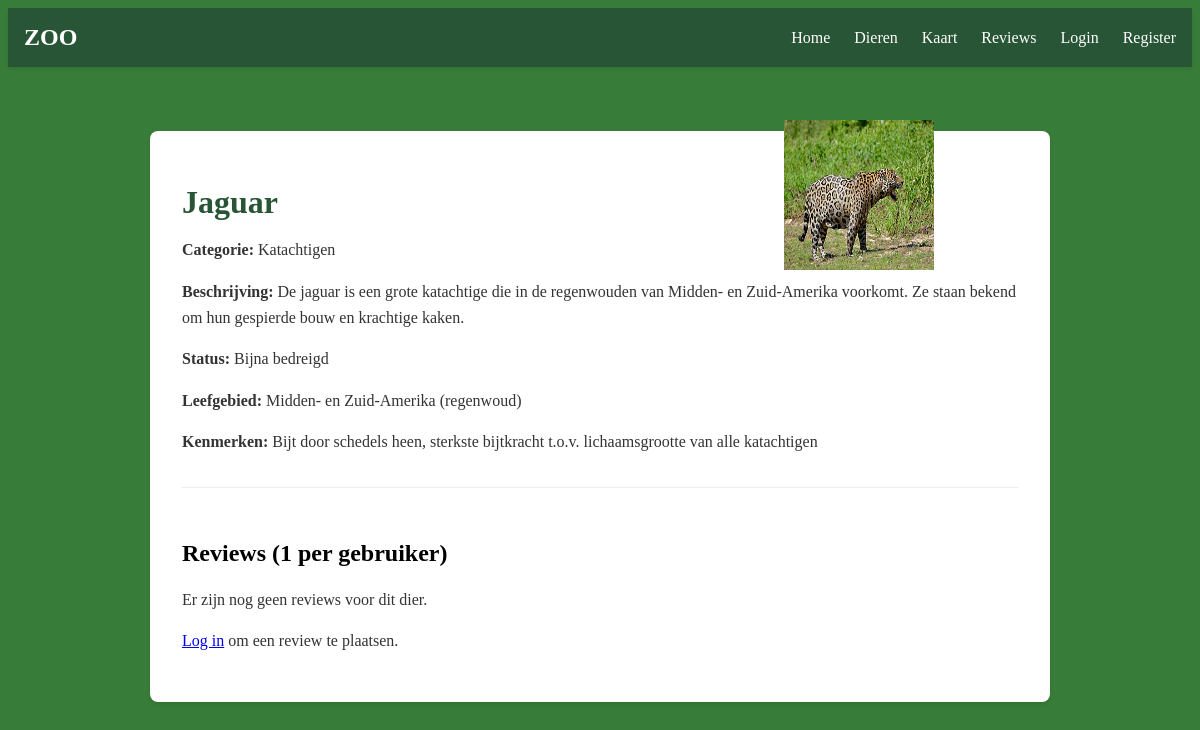
Page /dier/Jaguar on the committed database.
### tables this page shows
CREATE TABLE DIEREN (id INTEGER PRIMARY KEY AUTOINCREMENT, naam TEXT, beschrijving TEXT, categorie TEXT, status TEXT, leefgebied TEXT, kenmerken TEXT);

### app.py (the view, shortened to what this page needs)
@app.route("/dier/<naam>", methods=["GET", "POST"])
def dierpagina(naam):
    resultaat = db.execute("SELECT * FROM DIEREN WHERE naam = ?", naam)
    if len(resultaat) == 0:
        return "Dier niet gevonden", 404
    dier = resultaat[0]
    error = None
    reviews = db.execute(
        "SELECT REVIEWS.id, REVIEWS.review, REVIEWS.created_at, REVIEWS.user_id, USERS.username FROM REVIEWS JOIN USERS ON REVIEWS.user_id = USERS.id WHERE REVIEWS.dier_id = ? ORDER BY REVIEWS.created_at DESC",
        dier["id"]
    )
    return render_template("dierpagina.html", dier=dier, reviews=reviews, error=error)

### templates/dierpagina.html
{% extends "layout.html" %}
{% block content -%}
<div class="dier-container">
    <div class="dier-content">
        <h1>{{ dier["naam"] }}</h1>
        <p><strong>Categorie:</strong> {{ dier["categorie"] }}</p>
        <p><strong>Beschrijving:</strong> {{ dier["beschrijving"] }}</p>
        <p><strong>Status:</strong> {{ dier["status"] }}</p>
        <p><strong>Leefgebied:</strong> {{ dier["leefgebied"] }}</p>
        <p><strong>Kenmerken:</strong> {{ dier["kenmerken"] }}</p>
        <img class="dier-foto" id="dier-afbeelding" src="/static/Dieren/{{ dier['naam'] }}.jpg" alt="{{ dier['naam'] }}" style="width:150px; height:150px;">
        <section class="reviews-section">
            <h2>Reviews (1 per gebruiker)</h2>
            {% if reviews and reviews | length > 0 %}
                <ul class="r    eview-list">
                    {% for review in reviews %}
                        <li class="review-item">
                            <div class="review-header">
                                <strong>{{ review.username }}</strong>
                                <span class="review-date">{{ review.created_at }}</span>
                            </div>
                            <p>{{ review.review }}</p>
                            {% if session.get('user_id') == review.user_id %}
                                <form method="post" action="/dier/{{ dier['naam'] }}/review/delete" class="review-delete-form">
                                    <input type="hidden" name="review_id" value="{{ review.id }}">
                                    <button type="submit" class="delete-review-button">Verwijder review</button>
                                </form>
                            {% endif %}
                        </li>
                    {% endfor %}
                </ul>
            {% else %}
                <p>Er zijn nog geen reviews voor dit dier.</p>
            {% endif %}
            <div class="review-form-container">
                {% if session.get('user_id') %}
                    <h3>Laat een review achter</h3>
                    {% if error %}
                        <p class="error">{{ error }}</p>
                    {% endif %}
                    <form method="post">
                        <textarea name="review" rows="4" placeholder="Schrijf je review hier..." required></textarea>
                        <button type="submit">Plaats review</button>
                    </form>
                {% else %}
                    <p><a href="/login">Log in</a> om een review te plaatsen.</p>
                {% endif %}
            </div>
        </section>
    </div>
</div>
{%- endblock -%}

### static/style.css (style rules this page uses)
body { background-color: rgb(55, 125, 57); }
.dier-container { max-width: 900px; margin: 0 auto; padding: 2rem; }
.dier-content { background-color: white; padding: 2rem; border-radius: 8px; box-shadow: 0 2px 4px rgba(0,0,0,0.1); }
.dier-content h1 { color: rgb(39, 85, 53); margin-bottom: 1rem; }
.dier-content p { color: #333; line-height: 1.6; }
.reviews-section { margin-top: 2rem; padding-top: 2rem; border-top: 1px solid #eee; }
.dier-foto { position: absolute; top: 15%; left: 65.3%; }

### rows in the picture
DIEREN: naam "Jaguar", categorie "Katachtigen", beschrijving "De jaguar is een grote katachtige die in de regenwouden van Midden- en Zuid-Amerika voorkomt. Ze staan bekend om hun gespierde bouw en krachtige kaken.", status "Bijna bedreigd", leefgebied "Midden- en Zuid-Amerika (regenwoud)", kenmerken "Bijt door schedels heen, sterkste bijtkracht t.o.v. lichaamsgrootte van alle katachtigen", naam (picture)
